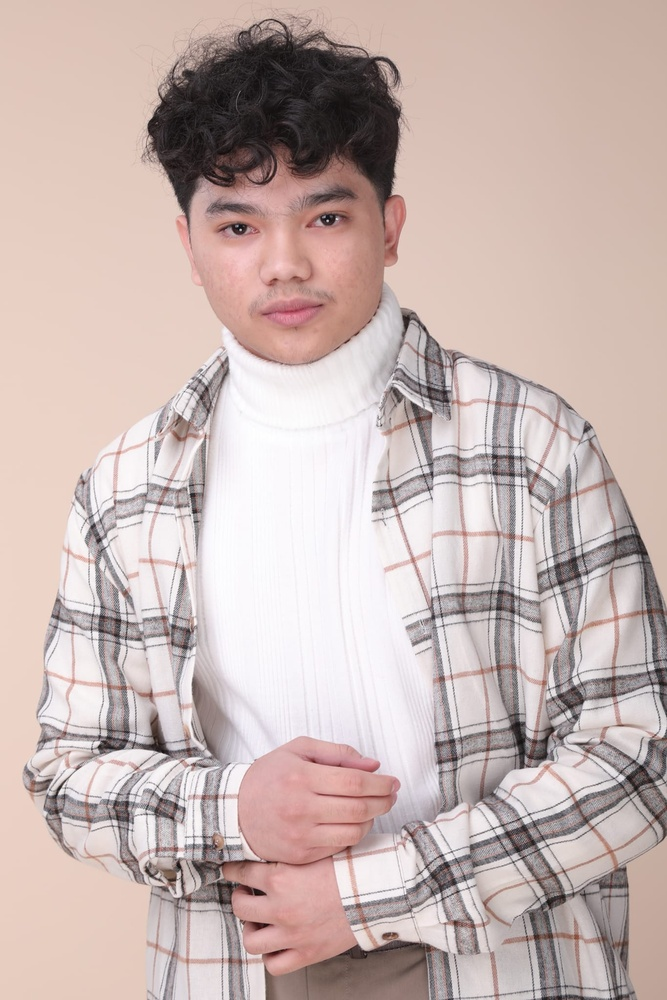
#> input picture Lab3 Final/forlab3.jpg, 667 x 1000 px, shrunk from 1365 x 2048 before the run
$ python lab3python.py
#> lines starting #> are read from the running program, lines starting #| are printed output that depends on the picture
import cv2
import matplotlib.pyplot as plt

# Load and convert image
img = cv2.imread('forlab3.jpg')
#> img is the input picture: shape (1000, 667, 3); mean B, G, R 177.3, 181.2, 199.3
img_rgb = cv2.cvtColor(img, cv2.COLOR_BGR2RGB)

# Set kernel size
k = 9

# Applying the filters in my pictures blurs
homogeneous = cv2.blur(img_rgb, (k, k))
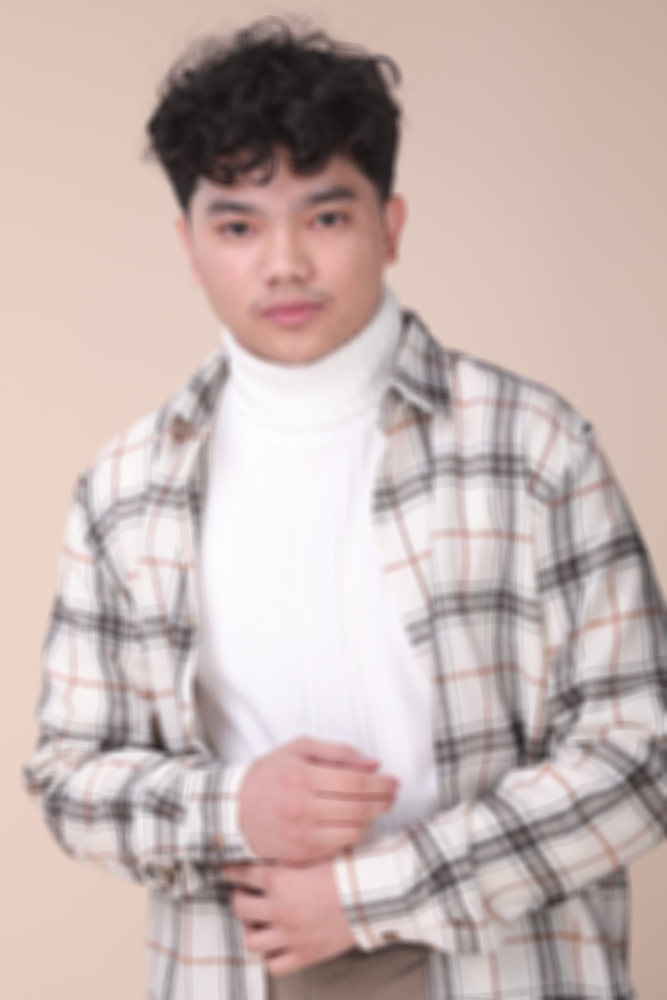
#> homogeneous: shape (1000, 667, 3); mean R, G, B 199.3, 181.2, 177.3
gaussian = cv2.GaussianBlur(img_rgb, (k, k), 0)
median = cv2.medianBlur(img_rgb, k)
bilateral = cv2.bilateralFilter(img_rgb, k, k * 2, k // 2)

# List of images and titles
images = [img_rgb, homogeneous, gaussian, median, bilateral]
titles = ['Original', 'Homogeneous Blur', 'Gaussian Blur', 'Median Blur', 'Bilateral Filter']

# Plot all in a grid with titles
plt.figure(figsize=(15, 5))
for i in range(5):
    plt.subplot(1, 5, i + 1)
    plt.imshow(images[i])
    plt.title(titles[i])
    plt.axis('off')

plt.tight_layout()
plt.show()
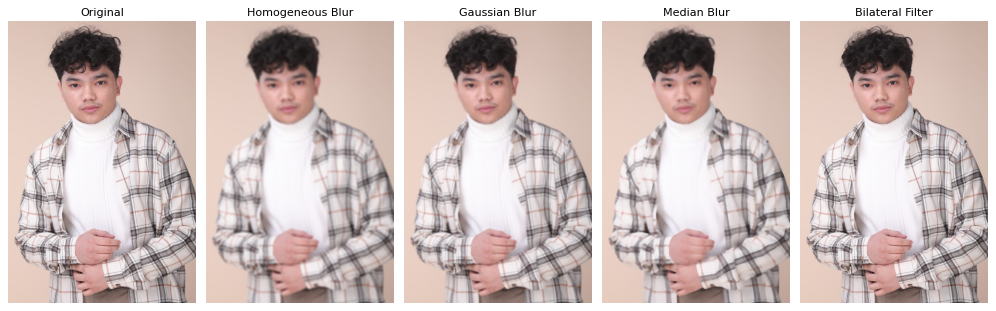
#> figure drawn by matplotlib, 5 panels
